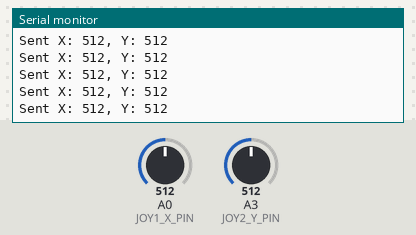
Simulated run of this sketch. Board: Arduino Nano, built with avr-gcc and run on an emulated ATmega328P. Parts: the last lines printed to the serial monitor. The test bench sets the inputs (shaded band); at power-on: A0 (JOY1_X_PIN) = 512, A3 (JOY2_Y_PIN) = 512. No radio packets arrive unless stated.

Above: at 1.2 s.
1.3 s: A0 (JOY1_X_PIN) set to 993
At 1.32 s:
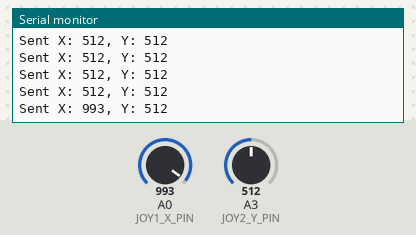
2.8 s: A0 (JOY1_X_PIN) set to 1017
At 2.84 s:
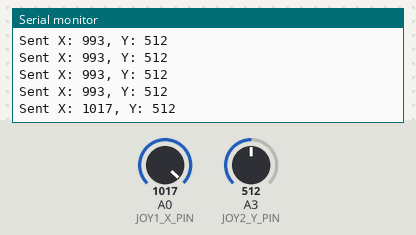
Timing chart, 0 to 5.8 s (numbered marks = the images above; inputs shaded):
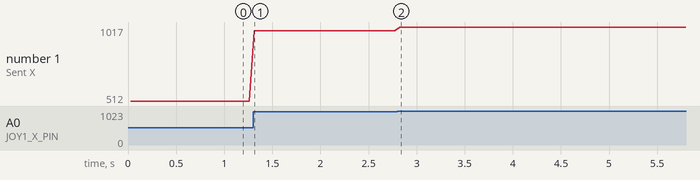

Measured:
- after the input at 1.3 s, the serial monitor: prints a new line at once (image 1)
- after the input at 2.8 s, the serial monitor: prints a new line at once (image 2)
- plotted number 1: 512 → 993 after the input at 1.3 s, 993 → 1017 after the input at 2.8 s

The sketch:

RC_car_transmitter_code.ino
```cpp
#include <SPI.h>
#include <nRF24L01.h>
#include <RF24.h>

// nRF24L01 pins
#define CE_PIN   7 // Arduino Nano Pin 7
#define CSN_PIN  8 // Arduino Nano Pin 8

// Joystick pins
#define JOY1_X_PIN A0 // Steering (Left/Right)
#define JOY2_Y_PIN A3 // Throttle (Forward/Backward)

RF24 radio(CE_PIN, CSN_PIN); // Create an RF24 object

const byte addresses[][6] = {"00001", "00002"}; // Addresses for communication (match receiver's reading pipe)

// Structure to hold joystick data
struct JoyData {
  int xValue;
  int yValue;
};

void setup() {
  Serial.begin(9600);

  // Initialize nRF24L01
  if (!radio.begin()) {
    Serial.println("radio.begin() failed");
    while (1); // Halt if radio fails to initialize
  }
  radio.openWritingPipe(addresses[0]); // Open a pipe for writing (address must match receiver's reading pipe)
  radio.setPALevel(RF24_PA_LOW); // Set power amplifier level
  radio.stopListening(); // Stop listening as this is a transmitter
  Serial.println("Transmitter ready...");
}

void loop() {
  JoyData data;
  data.xValue = analogRead(JOY1_X_PIN); // Read X-axis of joystick 1 (steering)
  data.yValue = analogRead(JOY2_Y_PIN); // Read Y-axis of joystick 2 (throttle)

  bool success = radio.write(&data, sizeof(data));

  if (success) {
    Serial.print("Sent X: ");
    Serial.print(data.xValue);
    Serial.print(", Y: ");
    Serial.println(data.yValue);
  } else {
    Serial.println("Failed to send data");
  }

  delay(50); // Small delay between transmissions
}
```
